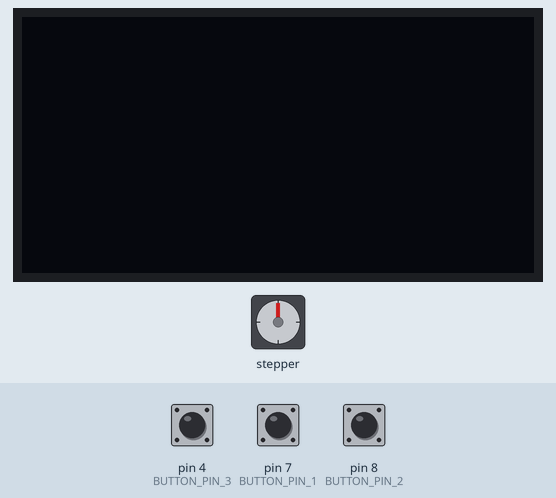
This sketch was run on a simulated Arduino Uno, built with avr-gcc and run on an emulated ATmega328P. Shown: 128×64 one-colour display, stepper motor. The test bench sets the inputs (shaded band); at power-on: pin 7 (BUTTON_PIN_1) HIGH, pin 8 (BUTTON_PIN_2) HIGH, pin 4 (BUTTON_PIN_3) HIGH. Stepper angles assume 1600 steps per turn.

Above: at 1.2 s.
1.3 s: pin 7 (BUTTON_PIN_1) pulled LOW for 0.15 s
At 2.4 s:
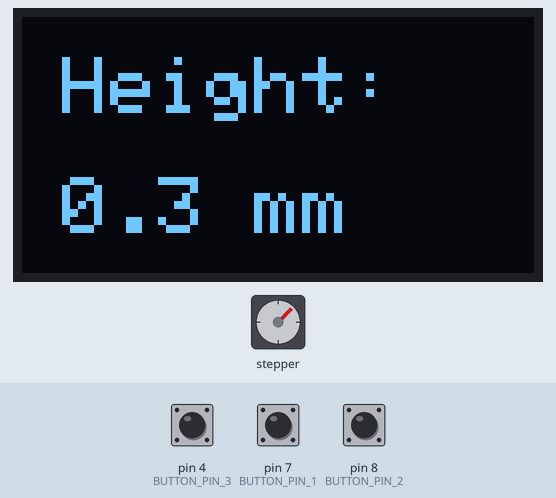
3.0 s: pin 8 (BUTTON_PIN_2) pulled LOW for 1 s
At 5.2 s:
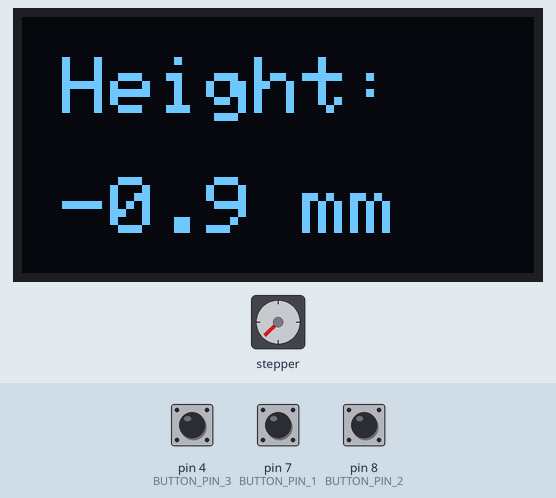
5.5 s: pin 8 (BUTTON_PIN_2) pulled LOW for 0.15 s
At 6.8 s:
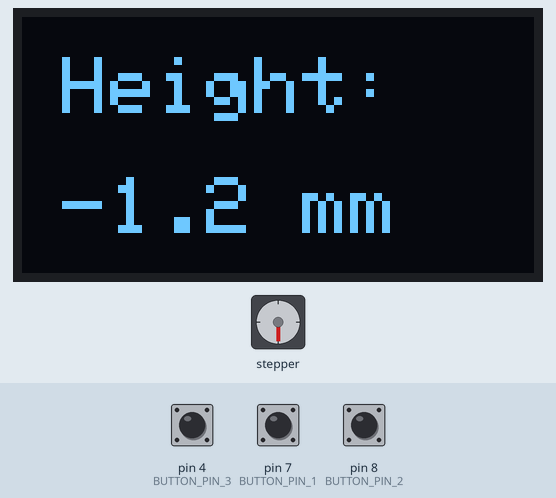
7.2 s: pin 7 (BUTTON_PIN_1) pulled LOW for 3.2 s
At 11.1 s:
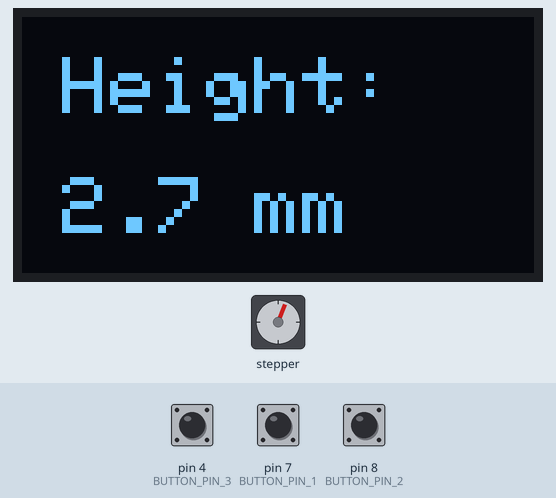
Timing chart, 0 to 12.6 s (numbered marks = the images above; inputs shaded):
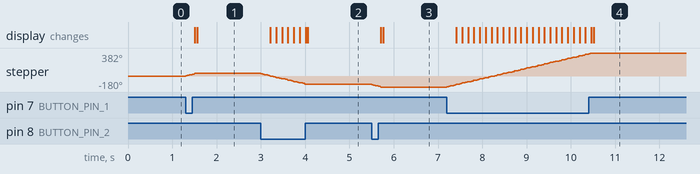

The sketch:

stepper_mit_tastern_enhanced.ino
```cpp
#include <Adafruit_SSD1306.h>
#include <Adafruit_GFX.h>
#include <gfxfont.h>
#include <splash.h>

#include <Stepper.h>

#include <SPI.h>
#include <Wire.h>

#define DIR_PIN 8 // Definition der Pins für den Schrittmotor
#define PUL_PIN 7

#define BUTTON_PIN_1 7 // Definition der Pins für die Taster
#define BUTTON_PIN_2 8
#define BUTTON_PIN_3 4

#define EndBUTTON_PIN_2 11 // Definition der Pins für die beiden Endschalter
#define EndBUTTON_PIN_1 10

#define WLS_PIN_1 12
#define WLS_SENSOR1 9

#define MICROSTEPS 1600 //Anzahl der Mikroschritte des Motors pro Umdrehung

Stepper motor(MICROSTEPS, DIR_PIN, PUL_PIN); // Schrittmotor-Objekt erstellen

#define SCREEN_WIDTH 128 //OLED Definition
#define SCREEN_HEIGHT 64
#define OLED_RESET  11
#define OLED_MOSI 12  //Pin SDA on OLED
#define OLED_CLK  13  // Pin SCL on OLED
#define OLED_DC 10
#define OLED_CS 9
#define SCREEN_ADDRESS 0x3D

Adafruit_SSD1306 display(SCREEN_WIDTH, SCREEN_HEIGHT, OLED_MOSI, OLED_CLK, OLED_DC, OLED_RESET, OLED_CS); //Display Objekt erstellen

int prevButtonState1 = HIGH; // Variable zur Speicherung des vorherigen Zustands der Taster
int prevButtonState2 = HIGH;
int prevButtonState3 = HIGH;
int stepSize = 0;
bool SpeedMode = false;
unsigned long Startzeit;
unsigned long GesicherteZeit = 0;
int prevEndButtonState2 = HIGH;
int prevEndButtonState1 = HIGH;
int prevWLS_ButtonState1 = HIGH;
int WLS_SENSOR = HIGH;

void setup() {

  Serial.begin(9600); // Initialisierung der seriellen Kommunikation

  motor.setSpeed(40); //Motor mit langsamem Speed initialisieren

  pinMode(BUTTON_PIN_1, INPUT_PULLUP); // Konfiguriere die Taster-Pins als Eingänge und aktiviere die internen Pull-up-Widerstände
  pinMode(BUTTON_PIN_2, INPUT_PULLUP);
  pinMode(BUTTON_PIN_3, INPUT_PULLUP);
  pinMode(EndBUTTON_PIN_2, INPUT_PULLUP); //Endschalter
  pinMode(EndBUTTON_PIN_1, INPUT_PULLUP);
  pinMode(WLS_PIN_1, INPUT_PULLUP);
  pinMode(WLS_SENSOR1, INPUT_PULLUP);

  if (!display.begin(SSD1306_SWITCHCAPVCC, SCREEN_ADDRESS)) { // SSD1306_SWITCHCAPVCC = generate display voltage from 3.3V internally
    Serial.println(F("SSD1306 allocation failed"));
    for (;;); // Don't proceed, loop forever
  }

  display.clearDisplay(); //Nach Start mit leeren Display starten
  display.display();

}

void showDisplay() {
  display.clearDisplay();
  display.setCursor(10, 10);
  display.setTextSize(2);
  display.setTextColor(SSD1306_WHITE);
  display.println("Height: ");
  display.setCursor(10, 40);
  display.print(stepSize * 0.15625, 1);
  display.print(" mm");
  display.display();
}
void loop() {
  // Aktueller Zustand der Taster
  int buttonState1 = digitalRead(BUTTON_PIN_1);
  int buttonState2 = digitalRead(BUTTON_PIN_2);
  int buttonState3 = digitalRead(BUTTON_PIN_3); //Wert von 1 kommt zurück wenn Button auf HIGH steht
  int EndButtonState2 = digitalRead(EndBUTTON_PIN_2);
  int EndButtonState1 = digitalRead(EndBUTTON_PIN_1);
  int WLS_ButtonState1 = digitalRead(WLS_PIN_1);
  int WLS_SENSOR = digitalRead(WLS_SENSOR1);

  if (buttonState3 == LOW) { // Wenn der dritte Taster gedrückt wird, Speedchange
    Startzeit = millis();
    if (Startzeit - GesicherteZeit > 50) {
      SpeedMode = !SpeedMode;
    }
    GesicherteZeit = Startzeit;
    digitalWrite(buttonState3, SpeedMode);

    if (SpeedMode == true) {
      motor.setSpeed(320); // Motorgeschwindigkeit
    } else {
      motor.setSpeed(40);
    }
  }
  if (buttonState1 == LOW && prevButtonState1 == HIGH && EndButtonState2 == HIGH) { // Wenn der erste Taster gedrückt wird und der vorherige Zustand nicht gedrückt war
    while (digitalRead(BUTTON_PIN_1) == LOW && (digitalRead(EndBUTTON_PIN_2) == HIGH)) { // Solange der erste Taster gedrückt ist und der Endschalter nicht ausgelöst wurde
      motor.step(100); // Drehung um 200 Mikrostufen im Uhrzeigersinn
      ++stepSize; // Inkrementiere die Schrittgröße
      delay(10); // Kurze Verzögerung für eine angemessene Geschwindigkeit
      showDisplay(); // Ausgabe der Schrittgröße in Millimeter über OLED Display
    }
  }
  if (buttonState2 == LOW && prevButtonState2 == HIGH && EndButtonState1 == HIGH) { // Zweite Taster gedrückt und der vorherige Zustand nicht gedrückt war und der Endestopp nicht ausgelöst hat
    while (digitalRead(BUTTON_PIN_2) == LOW && (digitalRead(EndBUTTON_PIN_1) == HIGH)) { // Solange der zweite Taster gedrückt ist und Endschalter nicht betätigt
      motor.step(-100); // Drehung um x Mikrostufen gegen den Uhrzeigersinn
      --stepSize; // Dekrementiere die Schrittgröße
      delay(10); // Kurze Verzögerung für eine angemessene Geschwindigkeit
      showDisplay(); // Ausgabe der Schrittgröße in Millimeter über OLED Display
    }
  }
  if (WLS_ButtonState1 == LOW && prevWLS_ButtonState1 == HIGH) { //Motor dreht solange nach oben bis der Werkzeuglängenmesser auslöst
    display.clearDisplay();
    display.setCursor(30, 8);
    display.setTextSize(1);
    display.setTextColor(SSD1306_WHITE);
    display.println("Werkzeug");
    display.setCursor(20, 24);
    display.println("Laengenmessung");
    display.setCursor(28, 40);
    display.println("Gestartet");
    display.display();
    while (digitalRead(WLS_SENSOR1) == HIGH && (digitalRead(EndBUTTON_PIN_1) == HIGH)) {
      motor.setSpeed(80);
      motor.step(50);
      delay(10);
    }
  }
  if (WLS_ButtonState1 == HIGH && WLS_SENSOR == LOW) {
    {
      display.clearDisplay();
      display.setCursor(30, 8);
      display.setTextSize(1);
      display.setTextColor(SSD1306_WHITE);
      display.println("Werkzeug");
      display.setCursor(20, 24);
      display.println("Laengenmessung");
      display.setCursor(22, 40);
      display.println("Abgeschlossen");
      display.display();
    }
  }
  prevButtonState1 = buttonState1;
  prevButtonState2 = buttonState2;
  prevButtonState3 = buttonState3; // Speichere den aktuellen Zustand der Taster für den nächsten Durchlauf
  prevEndButtonState1 = EndButtonState1;
  prevEndButtonState2 = EndButtonState2;
  prevWLS_ButtonState1 = WLS_ButtonState1;
}
```

Measured:
- after the input at 1.3 s, stepper: turns 45° clockwise in 0.21 s, starting at once; the display: first changes after 0.21 s (image 1 shows a later state)
- after the input at 3.0 s, stepper: turns 180° counter-clockwise in 1.0 s, starting at once; the display: first changes after 0.21 s (image 2 shows a later state)
- after the input at 5.5 s, stepper: turns 45° counter-clockwise in 0.21 s, starting at once; the display: first changes after 0.21 s (image 3 shows a later state)
- after the input at 7.2 s, stepper: turns 562° clockwise in 3.3 s, starting at once; the display: first changes after 0.21 s (image 4 shows a later state)
